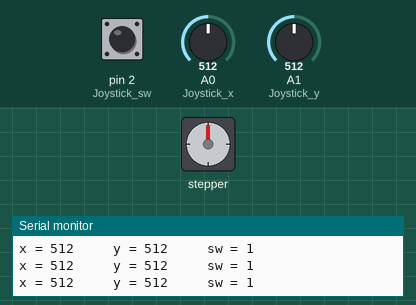
Recording of a sketch running on a simulated Arduino Uno, built with avr-gcc and run on an emulated ATmega328P. Parts: stepper motor, the last lines printed to the serial monitor. The inputs (shaded band) are chosen by the test bench; at power-on: A0 (Joystick_x) = 512, A1 (Joystick_y) = 512, pin 2 (Joystick_sw) HIGH. Stepper angles assume 2048 steps per turn.

Above: at 1.2 s.
1.3 s: A0 (Joystick_x) set to 110
2.8 s: A0 (Joystick_x) set to 92
At 2.96 s:
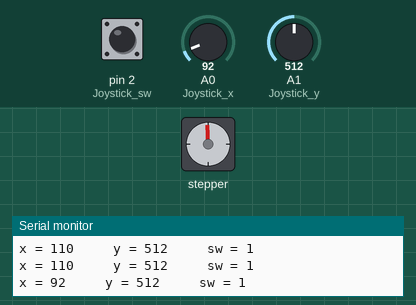
At 3.57 s:
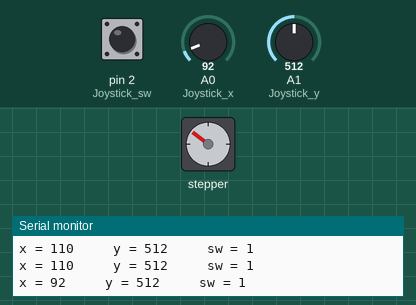
5.8 s: A1 (Joystick_y) set to 90
At 6.61 s:
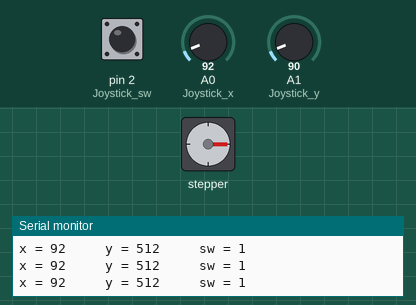
8.8 s: pin 2 (Joystick_sw) pulled LOW for 3.2 s
At 9.06 s:
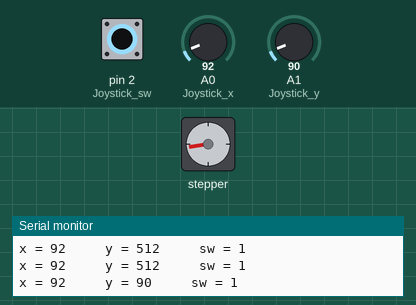
15.0 s: A1 (Joystick_y) set to 110
18.0 s: pin 2 (Joystick_sw) pulled LOW for 1 s
Timing chart, 0 to 22.3 s (numbered marks = the images above; inputs shaded):
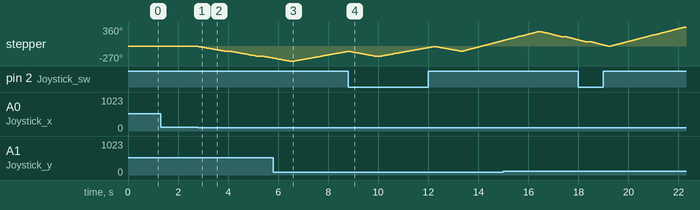

Measured:
- the behaviour switches between 100 and 99 on A0 (Joystick_x) (found by bisection; images 0 and 1)
- after the input at 2.8 s, stepper: keeps turning counter-clockwise at about 73°/s, starting at once

The sketch:

stepMotor_joystick.ino
```cpp
#include <Stepper.h>

const int stepPerRevolution = 2048;
Stepper myStepper(stepPerRevolution, 8, 10, 9, 11);

int Joystick_x = A0;
int Joystick_y = A1;
int Joystick_sw = 2;

void setup() {
  myStepper.setSpeed(14);
  Serial.begin(9600);
  pinMode(Joystick_sw, INPUT_PULLUP);
}

int degreeToSteps(int degree) {
  if (degree == 0) return 0;
  return stepPerRevolution / (360 / degree);
}

void loop() {
  int x, y, sw;
  x = analogRead(Joystick_x);
  y = analogRead(Joystick_y);
  sw = digitalRead(Joystick_sw);

  Serial.print("x = ");
  Serial.print(x);
  Serial.print("\t\t y = ");
  Serial.print(y);
  Serial.print("\t\t sw = ");
  Serial.println(sw);

  if (y > 1000){
    myStepper.step(-degreeToSteps(180));
  }
  if (y < 100) {
    myStepper.step(degreeToSteps(180));
  }
  if (x > 1000) {
    myStepper.step(degreeToSteps(90));
  }
  if (x < 100) {
    myStepper.step(-degreeToSteps(90));
  }
  if (sw == 0) {
    myStepper.setSpeed(20);
    myStepper.step(degreeToSteps(360));
  }

  delay(200);
}
```
